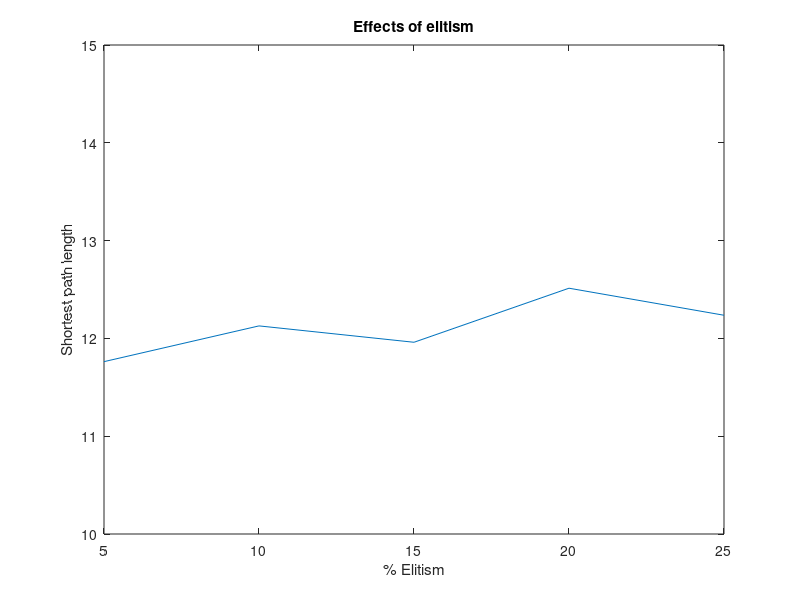

The MATLAB source for this figure:
A = [11.76232 12.12788 11.96048 12.51326 12.23676];

X = [5 10 15 20 25];

plot(X,A)
%clear title xlabel ylabel
axis([5 25 10 15])
xlabel('% Elitism')
ylabel('Shortest path length')
title('Effects of elitism')